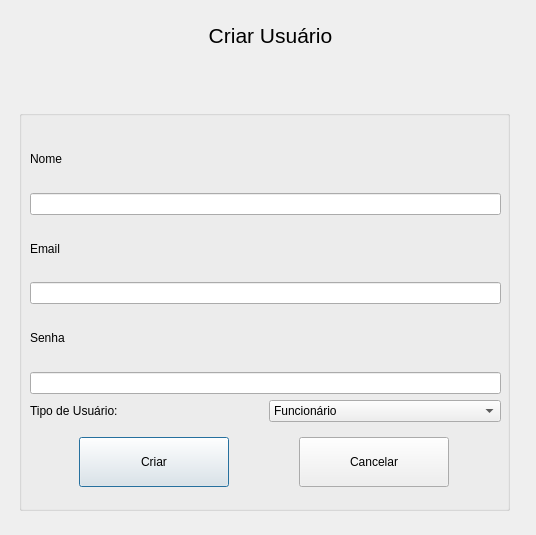
<?xml version="1.0" encoding="UTF-8"?>
<ui version="4.0">
 <class>CreateUser</class>
 <widget class="QDialog" name="CreateUser">
  <property name="geometry">
   <rect>
    <x>0</x>
    <y>0</y>
    <width>536</width>
    <height>535</height>
   </rect>
  </property>
  <property name="windowTitle">
   <string>Criar Usuário | Sistema de Controle de Comandas</string>
  </property>
  <widget class="QLabel" name="label_userCreateTitle">
   <property name="geometry">
    <rect>
     <x>30</x>
     <y>20</y>
     <width>481</width>
     <height>31</height>
    </rect>
   </property>
   <property name="font">
    <font>
     <pointsize>16</pointsize>
    </font>
   </property>
   <property name="text">
    <string>Criar Usuário</string>
   </property>
   <property name="alignment">
    <set>Qt::AlignCenter</set>
   </property>
  </widget>
  <widget class="QGroupBox" name="groupBox_userCreate">
   <property name="geometry">
    <rect>
     <x>19</x>
     <y>110</y>
     <width>491</width>
     <height>401</height>
    </rect>
   </property>
   <property name="title">
    <string/>
   </property>
   <widget class="QPushButton" name="pushButton_userCreate">
    <property name="geometry">
     <rect>
      <x>60</x>
      <y>327</y>
      <width>150</width>
      <height>50</height>
     </rect>
    </property>
    <property name="text">
     <string>Criar</string>
    </property>
   </widget>
   <widget class="QPushButton" name="pushButton_userCreateCancel">
    <property name="geometry">
     <rect>
      <x>280</x>
      <y>327</y>
      <width>150</width>
      <height>50</height>
     </rect>
    </property>
    <property name="text">
     <string>Cancelar</string>
    </property>
   </widget>
   <widget class="QWidget" name="layoutWidget">
    <property name="geometry">
     <rect>
      <x>11</x>
      <y>21</y>
      <width>471</width>
      <height>291</height>
     </rect>
    </property>
    <layout class="QVBoxLayout" name="verticalLayout_userCreate">
     <item>
      <layout class="QVBoxLayout" name="verticalLayout_userName">
       <item>
        <widget class="QLabel" name="label_userName">
         <property name="text">
          <string>Nome</string>
         </property>
        </widget>
       </item>
       <item>
        <widget class="QLineEdit" name="lineEdit_userName">
         <property name="clearButtonEnabled">
          <bool>false</bool>
         </property>
        </widget>
       </item>
      </layout>
     </item>
     <item>
      <layout class="QVBoxLayout" name="verticalLayout_userEmail">
       <item>
        <widget class="QLabel" name="label_userEmail">
         <property name="text">
          <string>Email</string>
         </property>
        </widget>
       </item>
       <item>
        <widget class="QLineEdit" name="lineEdit_userEmail"/>
       </item>
      </layout>
     </item>
     <item>
      <layout class="QVBoxLayout" name="verticalLayout_userPassword">
       <item>
        <widget class="QLabel" name="label_userPassword">
         <property name="text">
          <string>Senha</string>
         </property>
        </widget>
       </item>
       <item>
        <widget class="QLineEdit" name="lineEdit_userPassword">
         <property name="echoMode">
          <enum>QLineEdit::Password</enum>
         </property>
        </widget>
       </item>
      </layout>
     </item>
     <item>
      <layout class="QHBoxLayout" name="horizontalLayout_userIsAdmin">
       <item>
        <widget class="QLabel" name="label_userType">
         <property name="text">
          <string>Tipo de Usuário:</string>
         </property>
        </widget>
       </item>
       <item>
        <widget class="QComboBox" name="comboBox_userType">
         <item>
          <property name="text">
           <string>Funcionário</string>
          </property>
         </item>
         <item>
          <property name="text">
           <string>Administrador</string>
          </property>
         </item>
        </widget>
       </item>
      </layout>
     </item>
    </layout>
   </widget>
  </widget>
 </widget>
 <resources/>
 <connections/>
</ui>
